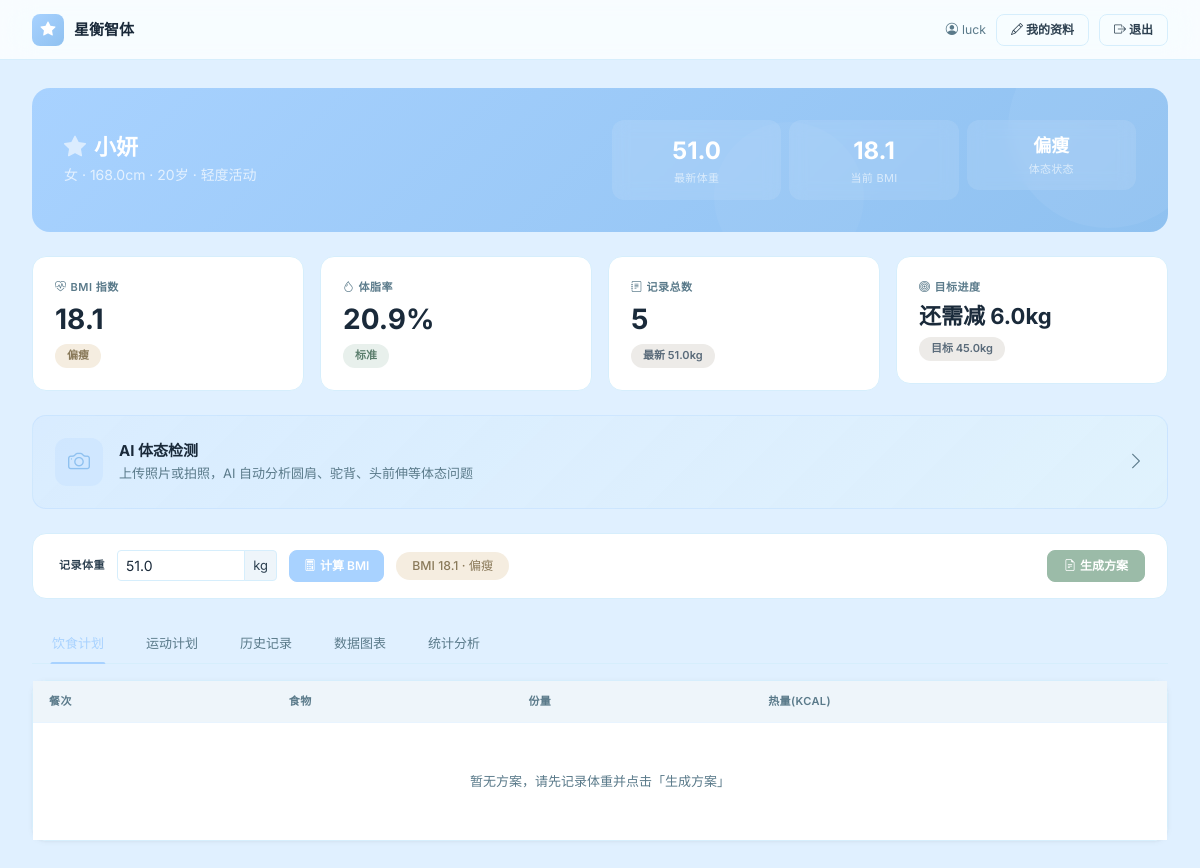
/dashboard (signed in), run on the app's committed database.
### tables this page shows
CREATE TABLE "members" (
                 id INTEGER PRIMARY KEY AUTOINCREMENT,
                 name TEXT UNIQUE NOT NULL,
                 gender TEXT NOT NULL,
                 height REAL NOT NULL,
                 created_at TEXT NOT NULL, age INTEGER NOT NULL DEFAULT 25, activity TEXT NOT NULL DEFAULT '中等', target_weight REAL DEFAULT 0, target_date TEXT, account_id INTEGER);

CREATE TABLE "records" (
                id INTEGER PRIMARY KEY AUTOINCREMENT,
                member_id INTEGER NOT NULL,
                weight REAL NOT NULL,
                bmi REAL NOT NULL,
                status TEXT NOT NULL,
                plan_type TEXT,
                recorded_at TEXT NOT NULL
            );

### app.py (the view)
@app.route('/dashboard')
@login_required(role='user')
def user_dashboard():
    member = db.get_member_by_account(session['account_id'])
    if not member:
        return redirect(url_for('user_profile'))
    mid = member['id']
    records = db.get_member_records(mid)
    latest = records[0] if records else None
    info = dict(member)
    bmi_val = bmi_status = bf_val = bf_status = None
    if latest:
        bmi_val = latest[3]
        bmi_status = latest[4]
        bf_val, bf_status = calc.estimate_body_fat(bmi_val, info['age'], info['gender'])
    stats = db.get_member_stats(mid)
    return render_template('user_dashboard.html', user=info, records=records,
                           latest=latest, bmi_val=bmi_val, bmi_status=bmi_status,
                           bf_val=bf_val, bf_status=bf_status, stats=stats)

### app.py (called while the page is built)
def login_required(role=None):
    def decorator(f):
        @wraps(f)
        def wrapped(*args, **kwargs):
            if 'account_id' not in session:
                if request.path.startswith('/api/'):
                    return jsonify({'success': False, 'message': '请先登录'})
                return redirect(url_for('welcome'))
            if role and session.get('role') != role:
                if request.path.startswith('/api/'):
                    return jsonify({'success': False, 'message': '权限不足'})
                if session['role'] == 'admin':
                    return redirect(url_for('admin_index'))
                return redirect(url_for('user_dashboard'))
            return f(*args, **kwargs)
        return wrapped
    return decorator

### calculations.py (called while the page is built)
def estimate_body_fat(bmi, age, gender):
    gender_val = 1 if gender == '男' else 0
    bf = round(1.20 * bmi + 0.23 * age - 10.8 * gender_val - 5.4, 1)
    if gender == '男':
        if bf < 10:
            status = "偏低"
        elif bf <= 20:
            status = "标准"
        elif bf <= 25:
            status = "偏高"
        else:
            status = "过高"
    else:
        if bf < 18:
            status = "偏低"
        elif bf <= 28:
            status = "标准"
        elif bf <= 33:
            status = "偏高"
        else:
            status = "过高"
    return bf, status

### database.py (called while the page is built)
def get_connection():
    conn = sqlite3.connect(DB_NAME, timeout=15)
    conn.row_factory = sqlite3.Row
    return conn

def get_member_by_account(account_id):
    conn = get_connection()
    member = conn.execute("SELECT * FROM members WHERE account_id=?", (account_id,)).fetchone()
    conn.close()
    return dict(member) if member else None

def get_member_records(member_id):
    conn = get_connection()
    records = conn.execute(
        "SELECT id, recorded_at, weight, bmi, status, plan_type FROM records WHERE member_id=? ORDER BY recorded_at DESC",
        (member_id,)
    ).fetchall()
    conn.close()
    return records

### templates/user_dashboard.html (shortened to what this page needs)
<!DOCTYPE html>
<html lang="zh-CN">
<head>
  <link href="https://cdn.jsdelivr.net/npm/bootstrap@5.3.3/dist/css/bootstrap.min.css" rel="stylesheet">
  <link rel="stylesheet" href="https://cdn.jsdelivr.net/npm/bootstrap-icons@1.11.3/font/bootstrap-icons.min.css">
  <link rel="stylesheet" href="{{ url_for('static', filename='css/style.css') }}">
</head>
<body>
<div class="user-layout">
  <header class="user-topbar">
    <div class="user-topbar-left">
      <a href="{{ url_for('user_dashboard') }}" class="user-topbar-brand">
        <div class="user-topbar-brand-icon"><i class="bi bi-star-fill"></i></div>
        <span class="user-topbar-brand-text">星衡智体</span>
      </a>
    </div>
    <div class="user-topbar-right">
      <span class="text-muted small d-none d-sm-inline"><i class="bi bi-person-circle me-1"></i>{{ session.display_name }}</span>
      <a href="{{ url_for('user_profile') }}" class="btn btn-outline-secondary btn-sm"><i class="bi bi-pencil"></i> 我的资料</a>
      <a href="{{ url_for('logout') }}" class="btn btn-outline-secondary btn-sm"><i class="bi bi-box-arrow-right"></i> 退出</a>
    </div>
  </header>
  <div class="content-wrapper">
    <div class="user-hero">
      <div class="row align-items-center">
        <div class="col-md-6">
          <h3><i class="bi bi-star-fill me-2" style="opacity:0.6;"></i>{{ user.name }}</h3>
          <p>{{ user.gender }} · {{ user.height }}cm · {{ user.age }}岁 · {{ user.activity }}</p>
        </div>
        <div class="col-md-6">
          <div class="row g-2">
            <div class="col-4">
              <div class="user-hero-stat">
                <div class="value">{{ latest[2] if latest else '--' }}</div>
                <div class="label">最新体重</div>
              </div>
            </div>
            <div class="col-4">
              <div class="user-hero-stat">
                <div class="value">{{ bmi_val if bmi_val else '--' }}</div>
                <div class="label">当前 BMI</div>
              </div>
            </div>
            <div class="col-4">
              <div class="user-hero-stat">
                <div class="value" style="font-size:18px;">{{ bmi_status if bmi_status else '--' }}</div>
                <div class="label">体态状态</div>
              </div>
            </div>
          </div>
        </div>
      </div>
    </div>
    <div class="row g-3 mb-4">
      <div class="col-md-3 animate-in">
        <div class="stat-card">
          <div class="stat-label"><i class="bi bi-heart-pulse me-1"></i>BMI 指数</div>
          <div class="stat-value" id="displayBmi">{{ bmi_val if bmi_val else '--' }}</div>
          <span id="displayBmiStatus" class="stat-badge mt-2
            {% if bmi_status == '正常' %}text-bg-success{% elif bmi_status in ['偏胖','肥胖'] %}text-bg-danger{% elif bmi_status == '偏瘦' %}text-bg-warning{% else %}text-bg-secondary{% endif %}">
            {{ bmi_status if bmi_status else '--' }}
          </span>
        </div>
      </div>
      <div class="col-md-3 animate-in">
        <div class="stat-card">
          <div class="stat-label"><i class="bi bi-droplet me-1"></i>体脂率</div>
          <div class="stat-value" id="displayBf">{{ bf_val if bf_val else '--' }}{% if bf_val %}%{% endif %}</div>
          <span class="stat-badge mt-2
            {% if bf_status == '标准' %}text-bg-success{% elif bf_status == '偏高' %}text-bg-warning{% elif bf_status == '过低' %}text-bg-info{% else %}text-bg-secondary{% endif %}">
            {{ bf_status if bf_status else '--' }}
          </span>
        </div>
      </div>
      <div class="col-md-3 animate-in">
        <div class="stat-card">
          <div class="stat-label"><i class="bi bi-journal-text me-1"></i>记录总数</div>
          <div class="stat-value">{{ stats.get('count', 0) if stats else 0 }}</div>
          {% if stats and stats.get('count', 0) > 0 %}
          <span class="stat-badge mt-2 text-bg-secondary">最新 {{ stats.get('latest_weight', '--') }}kg</span>
          {% endif %}
        </div>
      </div>
      <div class="col-md-3 animate-in">
        <div class="stat-card">
          <div class="stat-label"><i class="bi bi-bullseye me-1"></i>目标进度</div>
          <div class="stat-value" id="displayProgress" style="font-size:22px;">
            {% if user.target_weight and user.target_weight > 0 and latest %}
              {% set diff = latest[2] - user.target_weight %}
              {% if diff|abs < 0.5 %}已达标{% else %}{{ '还需减 ' if diff > 0 else '还需增 ' }}{{ '%.1f'|format(diff|abs) }}kg{% endif %}
            {% else %}--{% endif %}
          </div>
          {% if user.target_weight and user.target_weight > 0 %}
          <span class="stat-badge mt-2 text-bg-secondary">目标 {{ user.target_weight }}kg</span>
          {% endif %}
        </div>
      </div>
    </div>
    <div class="row mb-4 animate-in">
      <div class="col-12">
        <a href="{{ url_for('posture_page') }}" class="text-decoration-none">
          <div class="stat-card d-flex align-items-center" style="cursor:pointer;background:linear-gradient(135deg,rgba(168,210,255,0.12),rgba(223,250,245,0.2));border-color:rgba(168,210,255,0.3);">
            <div class="stat-icon me-3" style="background:rgba(168,210,255,0.2);color:#8FC1F0;width:48px;height:48px;border-radius:12px;">
              <i class="bi bi-camera" style="font-size:22px;"></i>
            </div>
            <div class="flex-grow-1">
              <div class="fw-bold" style="font-size:15px;color:var(--text);">AI 体态检测</div>
              <div class="text-muted" style="font-size:13px;">上传照片或拍照，AI 自动分析圆肩、驼背、头前伸等体态问题</div>
            </div>
            <i class="bi bi-chevron-right text-muted" style="font-size:18px;"></i>
          </div>
        </a>
      </div>
    </div>
    <div class="action-bar mb-4">
      <span class="action-label">记录体重</span>
      <div class="input-group input-group-sm" style="max-width:160px;">
        <input type="number" step="0.1" class="form-control" id="weightInput" placeholder="体重"
               {% if latest %}value="{{ latest[2] }}"{% endif %}>
        <span class="input-group-text">kg</span>
      </div>
      <button class="btn btn-primary btn-sm" onclick="calculateBMI()"><i class="bi bi-calculator me-1"></i>计算 BMI</button>
      <span id="calcResult" class="small fw-medium
        {% if bmi_val %}px-3 py-1 rounded-pill text-bg-{{ 'success' if bmi_status == '正常' else 'danger' if bmi_status in ['偏胖','肥胖'] else 'warning' }}{% endif %}">
        {% if bmi_val %}BMI {{ bmi_val }} · {{ bmi_status }}{% else %}BMI: -- · 状态: --{% endif %}
      </span>
      <button class="btn btn-success btn-sm px-3" id="planBtn"
              onclick="generatePlan()">
        <i class="bi bi-file-earmark-text me-1"></i>生成方案
      </button>
    </div>
    <ul class="nav nav-tabs nav-tabs-custom mb-3" id="userTabs" role="tablist">
      <li class="nav-item"><button class="nav-link active" data-bs-toggle="tab" data-bs-target="#tab-food">饮食计划</button></li>
      <li class="nav-item"><button class="nav-link" data-bs-toggle="tab" data-bs-target="#tab-exercise">运动计划</button></li>
      <li class="nav-item"><button class="nav-link" data-bs-toggle="tab" data-bs-target="#tab-history">历史记录</button></li>
      <li class="nav-item"><button class="nav-link" data-bs-toggle="tab" data-bs-target="#tab-chart">数据图表</button></li>
      <li class="nav-item"><button class="nav-link" data-bs-toggle="tab" data-bs-target="#tab-stats">统计分析</button></li>
    </ul>
    <div class="tab-content">
      <div class="tab-pane fade show active" id="tab-food">
        <div class="card">
          <div class="card-body p-0">
            <div class="table-wrap">
              <table class="table mb-0">
                <thead><tr><th>餐次</th><th>食物</th><th>份量</th><th>热量(kcal)</th></tr></thead>
                <tbody id="foodTableBody">
                  <tr><td colspan="4" class="text-center text-muted py-5">暂无方案，请先记录体重并点击「生成方案」</td></tr>
                </tbody>
              </table>
            </div>
          </div>
        </div>
      </div>
    </div>
  </div>
</div>
<div class="toast-container position-fixed bottom-0 end-0 p-3" id="toastContainer"></div>
</body>
</html>

### data on the page
members: name "小妍", gender "女", height "168.0", age "20", activity "轻度活动", target_weight "45.0"
records: weight "51.0", bmi "18.1", status "偏瘦", get "51.0"

### other printed values
{{ session.display_name }} "luck"
{{ bf_val if bf_val else '--' }} "20.9"
{{ bf_status if bf_status else '--' }} "标准"
{{ stats.get('count', 0) if stats else 0 }} "5"
{{ '还需减 ' if diff > 0 else '还需增 ' }} "还需减"
{{ '%.1f'|format(diff|abs) }} "6.0"
